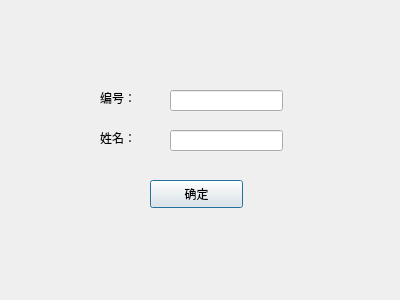
<?xml version="1.0" encoding="UTF-8"?>
<ui version="4.0">
 <class>inquiry_studentinfo</class>
 <widget class="QDialog" name="inquiry_studentinfo">
  <property name="geometry">
   <rect>
    <x>0</x>
    <y>0</y>
    <width>400</width>
    <height>300</height>
   </rect>
  </property>
  <property name="windowTitle">
   <string>Dialog</string>
  </property>
  <widget class="QPushButton" name="pushButton">
   <property name="geometry">
    <rect>
     <x>150</x>
     <y>180</y>
     <width>93</width>
     <height>28</height>
    </rect>
   </property>
   <property name="text">
    <string>确定</string>
   </property>
  </widget>
  <widget class="QLineEdit" name="lineEdit">
   <property name="geometry">
    <rect>
     <x>170</x>
     <y>90</y>
     <width>113</width>
     <height>21</height>
    </rect>
   </property>
  </widget>
  <widget class="QLineEdit" name="lineEdit_2">
   <property name="geometry">
    <rect>
     <x>170</x>
     <y>130</y>
     <width>113</width>
     <height>21</height>
    </rect>
   </property>
  </widget>
  <widget class="QLabel" name="label">
   <property name="geometry">
    <rect>
     <x>100</x>
     <y>90</y>
     <width>72</width>
     <height>15</height>
    </rect>
   </property>
   <property name="text">
    <string>编号：</string>
   </property>
  </widget>
  <widget class="QLabel" name="label_2">
   <property name="geometry">
    <rect>
     <x>100</x>
     <y>130</y>
     <width>72</width>
     <height>15</height>
    </rect>
   </property>
   <property name="text">
    <string>姓名：</string>
   </property>
  </widget>
 </widget>
 <resources/>
 <connections/>
</ui>
